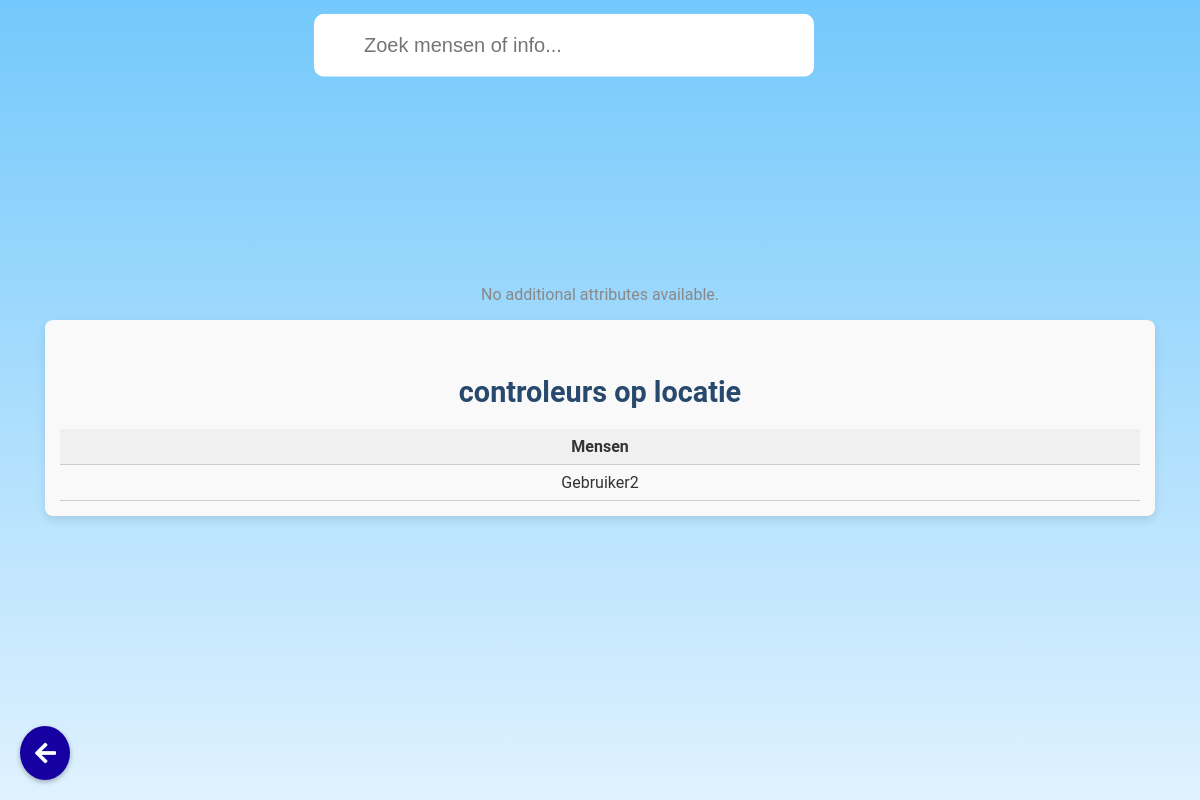
The page /view_location/1 on the database as committed earlier.
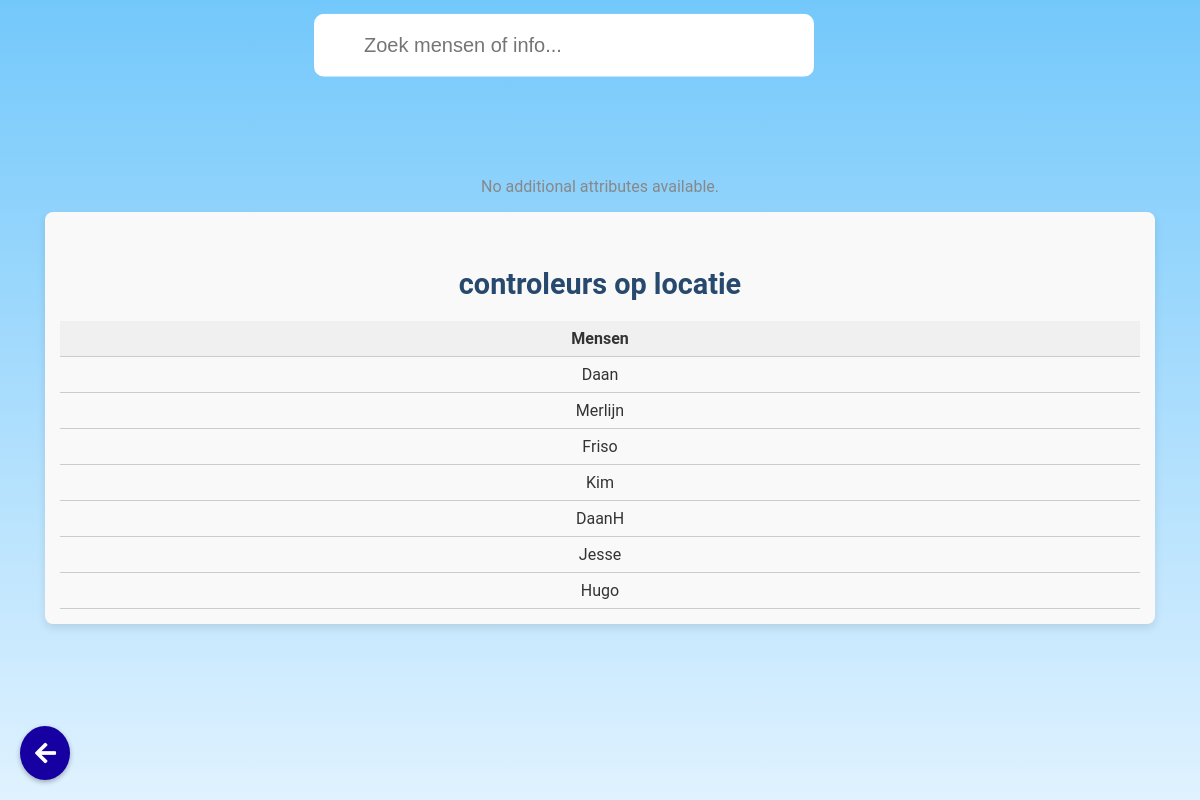
The same page on the database as committed later.
### app.py (models this page shows, shortened)
class User(db.Model, UserMixin):  # Extend User model with UserMixin
    id = db.Column(db.Integer, primary_key=True)
    username = db.Column(db.String(80), unique=True, nullable=False)
    password = db.Column(db.String(120), nullable=False)
    is_admin = db.Column(db.Boolean, default=False, nullable=False)
    location_id = db.Column(db.Integer, db.ForeignKey('location.id'), nullable=True)
    location = db.relationship('Location', backref=db.backref('users', lazy=True))
    group = db.Column(db.String(120), nullable=True)
    badges = db.Column(db.Integer, default=0)
    profile_picture = db.Column(db.String(255), nullable=True)
    email = db.Column(db.String(120), unique=True, nullable=False)  # New email field
    phone_number = db.Column(db.String(20), nullable=True)  # New phone number field
    has_accessed_briefing = db.Column(db.Boolean, default=False)

### app.py (the view)
@app.route('/view_location/<int:location_id>')
def view_location(location_id):
    location = Location.query.get_or_404(location_id)
    attributes = location.attributes  # Fetching dynamic attributes of the location
    users = User.query.filter_by(location_id=location_id).all()  # Fetching all users associated with this location
    return render_template('view_location.html', location=location, attributes=attributes, users=users)

### templates/view_location.html (shortened to what this page needs)
<!DOCTYPE html>
<html lang="en">
  <head>
    <link
      rel="stylesheet"
      href="{{ url_for('static', filename='briefing.css') }}"
    />
    <link
      rel="stylesheet"
      href="https://cdnjs.cloudflare.com/ajax/libs/font-awesome/5.15.1/css/all.min.css"
    />
  </head>
  <body>
    <div class="search-container">
      <input
        type="text"
        id="userSearchInput"
        onkeyup="filterContent()"
        placeholder="Zoek mensen of info..."
      />
    </div>
    <button
      id="backButton"
      onclick="window.history.back();"
      class="fa fa-arrow-left"
    ></button>
    {% if attributes %}
    <div class="attributes-section">
      <h3>Info {{ location.name }}</h3>
      <table class="attributes-table">
        <thead>
          <tr>
            <th>Wat</th>
            <th>Info</th>
          </tr>
        </thead>
        <tbody>
          {% for attr in attributes %}
          <tr>
            <td>{{ attr.key }}</td>
            <td>{{ attr.value }}</td>
          </tr>
          {% endfor %}
        </tbody>
      </table>
    </div>
    {% else %}
    <p class="no-data">No additional attributes available.</p>
    {% endif %}
    <div class="users-section">
      <h2>controleurs op locatie</h2>
      {% if users %}
      <table class="users-table">
        <thead>
          <tr>
            <th>Mensen</th>
          </tr>
        </thead>
        <tbody>
          {% for user in users %}
          <tr>
            <td>{{ user.username }}</td>
          </tr>
          {% endfor %}
        </tbody>
      </table>
      {% else %}
      <p class="no-data">
        No users are currently associated with this location.
      </p>
      {% endif %}
    </div>
  </body>
</html>

Rows that differ between the two databases and show on the page:
no longer on this page (row edited): User: username "Gebruiker2"
now on this page (row edited): User: username "Daan"
now on this page (row edited): User: username "Merlijn"
now on this page (row edited): User: username "Friso"
now on this page (row edited): User: username "Kim"
now on this page (row edited): User: username "DaanH"
now on this page (row edited): User: username "Jesse"
now on this page (row edited): User: username "Hugo"
